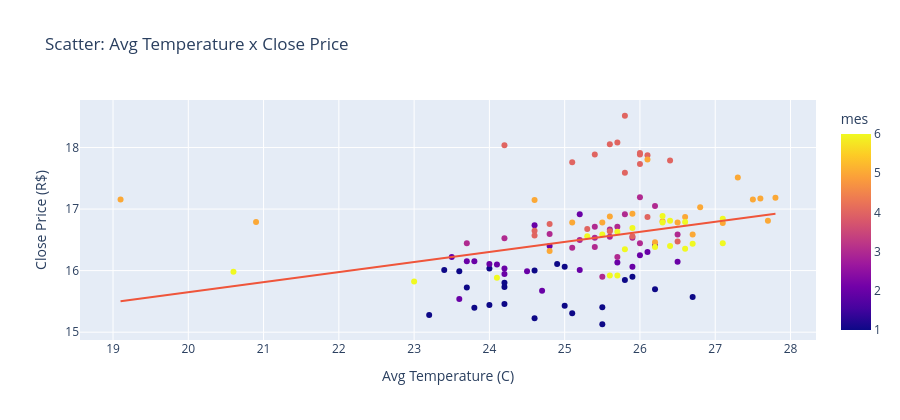

The code cell stored with this chart in its notebook:
### Markdown cell above
### 5.7 Scatter — Temperature x Price

### Code cell
fig = px.scatter(df, x='temperatura_media', y='preco_fechamento',
                 trendline='ols', color='mes', hover_data=['data'],
                 labels={'temperatura_media': 'Avg Temperature (C)',
                         'preco_fechamento': 'Close Price (R$)'},
                 title='Scatter: Avg Temperature x Close Price')
fig.update_layout(height=420)
fig.show()
